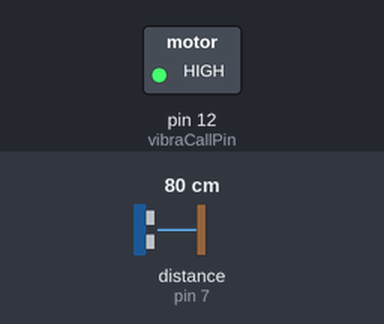
Recording of a sketch running on a simulated Arduino Uno, built with avr-gcc and run on an emulated ATmega328P. Parts: switched loads named in the sketch (green lamp = pin HIGH). Wiring (inferred from the names in the program): ultrasonic range finder: trigger pin 6; echo pin 7. The test bench sets the inputs (shaded band); at power-on: distance to the obstacle (sensor on pin 7) 80 cm. The echo pulse lasts 58.3 µs per cm; pins used as bus, display or sensor lines are not drawn; what the sketch prints to the serial monitor is not drawn.

Above: at 0.1 s.
Timing chart, 0 to 1.6 s (numbered marks = the images above):
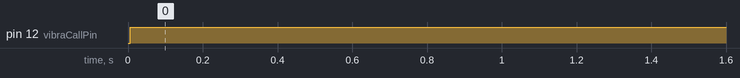

Measured:
- by itself, pin 12 (vibraCallPin): LOW → HIGH at 0.01 s

The sketch:

Vibracall_SensorDeUltrass_nico.ino
```cpp
const int trigPin = 6; // Pino TRIG conectado ao pino 9 do Arduino
const int echoPin = 7; // Pino ECHO conectado ao pino 10 do Arduino
long duration;
int distance;
const int vibraCallPin = 12; // Pino para controlar o Vibra Call

void setup() {
  Serial.begin(9600); // Inicializa a comunicação serial
  pinMode(trigPin, OUTPUT);
  pinMode(echoPin, INPUT);
  pinMode(vibraCallPin, OUTPUT); // Pino para controlar o Vibra Call
}

void loop() {
  // Limpe o pino TRIG
  digitalWrite(trigPin, LOW);
  delayMicroseconds(2);

  // Emita um pulso de ultrassom
  digitalWrite(trigPin, HIGH);
  delayMicroseconds(10);
  digitalWrite(trigPin, LOW);

  // Meça a duração do pulso ECHO
  duration = pulseIn(echoPin, HIGH);

  // Defina a distância de aviso desejada (por exemplo, 50 centímetros)
  int distanciaAviso = 75;

  if (distance <= distanciaAviso) {
    Serial.println("Aviso: Distância abaixo de 50 cm!");
    digitalWrite(vibraCallPin, HIGH); // Ative o Vibra Call
  } else {
    Serial.print("Distância: ");
    Serial.print(distance);
    Serial.println(" cm");
    digitalWrite(vibraCallPin, LOW); // Desative o Vibra Call
  }
  delay(1000); // Espere 1 segundo antes da próxima leitura
}
```
